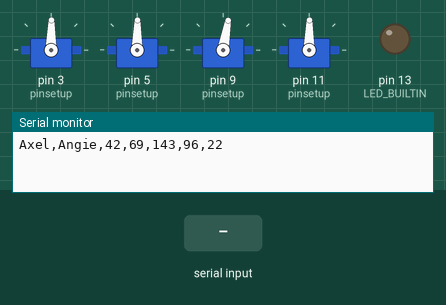
Recording of a sketch running on a simulated Arduino Uno, built with avr-gcc and run on an emulated ATmega328P. Parts: 4 × servo, output pins drawn as LEDs (lit = HIGH), the last lines printed to the serial monitor. The test bench sets the inputs (shaded band).

Above: at 1.2 s.
1.3 s: "reset\n" received over Serial
At 1.4 s:
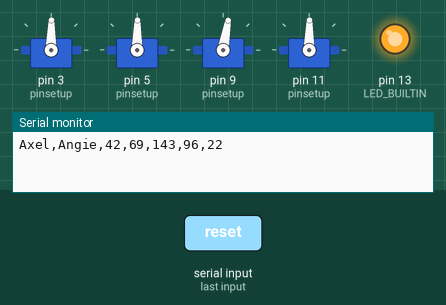
4.3 s: "1,90,45\n" received over Serial
At 4.9 s:
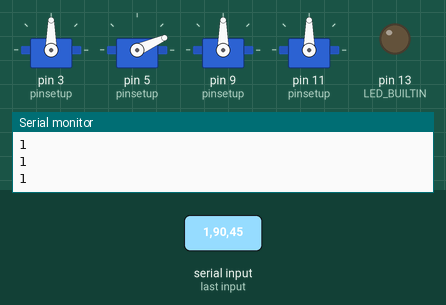
5.8 s: "90,45\n" received over Serial
At 7.0 s:
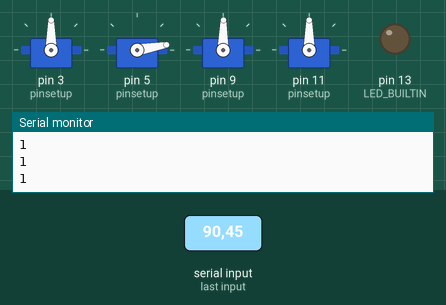
7.3 s: "30,150\n" received over Serial
At 7.38 s:
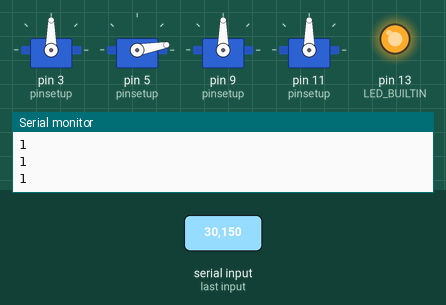
Timing chart, 0 to 9.9 s (numbered marks = the images above; inputs shaded):
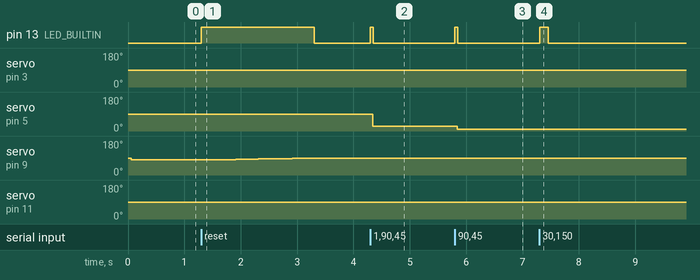

Measured:
- after the input at 1.3 s, pin 13 (LED_BUILTIN): LOW → HIGH at once, → LOW 2.0 s later; servo on pin 9 (pinsetup): moves from 80° to 89° over 1.6 s, starting after 0.21 s
- after the input at 4.3 s, pin 13 (LED_BUILTIN): LOW → HIGH at once, → LOW 0.05 s later; servo on pin 3 (pinsetup), servo on pin 9 (pinsetup), servo on pin 11 (pinsetup): 89° → 90° at once; servo on pin 5 (pinsetup): 89° → 24° at once
- after the input at 5.8 s, pin 13 (LED_BUILTIN): LOW → HIGH at once, → LOW 0.05 s later; servo on pin 5 (pinsetup): 24° → 10° at once; servo on pin 9 (pinsetup): 90° → 89° at once
- after the input at 7.3 s, pin 13 (LED_BUILTIN): LOW → HIGH at once, → LOW 0.15 s later; servo on pin 9 (pinsetup): 89° → 90° at once

The sketch:

Angie_RP-AR_test.ino
```cpp
#include "parametre.h"
#include <Servo.h>

/*
   môžete si pozrieť celí projekt a dokoumentáciu na https://github.com/okmas-32/Axel
*/

Servo servo[4];
#define NUM_SERVOS (sizeof(servo) / sizeof(Servo))
const int sernum = NUM_SERVOS;

const byte pinsetup[] = {sr1, sr2, sr3, sr4};   // nezabudni na to keď máš viacej sérv spraviť viac Servo "objektov"
const int serRozsah[] = {ser1max, ser1min, ser2max, ser2min, ser3max, ser3min, ser4max, ser4min};
String spa = space;
String input = "";
int counter = 0;
int lastIndex = 0;

bool debug = debugb;
/*
   ak kód nefunguje keď je zapojený do počítaču kde beží Axel Python program
   tak skontroluj či v parametroch neni debug daný na true.. to neočakáva Python
*/
String debugs = "debug:";

float uhol[sernum] = {0, 0, 0, 0};
float beta[sernum] = {0, 0, 0, 0};
int milis = 2000;

String base = _base, waist = _waist, arm1 = _arm1, arm2 = _arm2, hook = _hook;

unsigned long aktMill = millis();
long predMilldon = aktMill;
bool ndone = true, loo = false;

//-----------------------------------------------------------------------------------------------
void setup() {//========================================setup

  // pre debugovanie a user "interface" (nič lepšie nemáme :D )
  pinMode(LED_BUILTIN, OUTPUT);

  // začať sériovú(USB) kominikáciu
  Serial.begin(SERIAL_BAUD);

  // zasielanie všetkých potrebných parametrov
  Serial.print(serStart);
  Serial.print(base + spa + waist + spa + arm1 + spa + arm2 + spa + hook);
  Serial.print('\n');

  int count = 0;
  // celé spravím iba ak chcem servamy hýbať servami (pre debug)
  if (ARMservo) {
    // inicializácia pinov a zasielanie pinom pozíciu 90°
    for (int i = 0; i < sernum; i++) {
      // attatchnem predurčený pin k objektu servo
      servo[i].attach(pinsetup[i]);
      delay(20);

      // voči sercu maximu↓ odpočítam minimum↓ a videlím dvomi↓
      int iniuh = ( serRozsah[count] - serRozsah[count + 1] ) / 2;
      count = count + 2;

      // uložím aby som vedel kde je servo
      beta[i] = iniuh;
      uhol[i] = iniuh;
      if (debug) {
        Serial.println(iniuh);
        Serial.println(i);
      }

      // vpíšem vypočítaný uhol do serva
      servo[i].write(iniuh);
    }
  }
}

// 4500,4500,4500,25,2000

//------------ hlavná časť pre pohyb ------------
bool movMe(Servo *ser , float *_beta, int betan , int _cas, float *_alfa, int alfan, int special = 0) {
  digitalWrite(LED_BUILTIN, HIGH);
  int cas = _cas;                   // zadaný čas na pohyb
  long t = 0;                 // čas od začiatku pohybu

  float uh[sernum];
  for (int i = 0; i < sernum; i++) {
    uh[i] = _alfa[i];
    if (debug) {
      Serial.println(_alfa[i]);
    }
  }
  int oneskorenie = 19;             // pauza medzi intervalmi posielania uhlu do serva

  aktMill = millis();               // potrebujeme kontrolovať aktuálne milisekundy v Arduine
  long predMill = aktMill;          // potrebujeme vedieť v ktorých milisekundách bola posledná akcia
  long predMillt = aktMill;         // pre výpočet

  // proste while true loop
  while (true) {
    // loopnem cez všetky uhly a vypočítam ich increment
    for (int i = 0; i < sernum ; i++) {
      t += aktMill - predMillt;
      uh[i] = _alfa[i] + (((_beta[i] - _alfa[i]) / cas) * t );
      predMillt = aktMill;
    }

    // stále potrebujeme aktualizovať aktMill  aby sme vedeli aké sú aktuálne milisekundy
    aktMill = millis();

    // ak sú aktuálne milisekundy mínus predošlé milisekundy väčšie alebo rovné oneskoreniu
    if ((aktMill - predMill) >= oneskorenie) {
      // loopnem toľko krát koľko mám sérv
      for (int i = 0; i < sernum; i++) {
        // ak čas od začiatku programu je väčší ako zadaný
        if (t > cas) {
          // uhol serva dám na poslanú hodnotu
          uh[i] = uhol[i];
        }
        // vpisovanie vypočítaných uhlov do daného serva
        if (ARMservo) {
          servo[i].write(uh[i]);
        }

        // debuuuug
        if (debug) {
          Serial.print(debugs);
          Serial.print("t: ");
          Serial.println(t);
          Serial.print(debugs);
          Serial.print("UH: ");
          Serial.println(uh[i]);

        }
      }

      // spravil som pohyb tak prepýšem predošlé milis na aktuálne
      predMill = aktMill;
      if (debug) {
        Serial.print('\n'); Serial.print("-----------ciklus-----------"); Serial.print('\n');
      }
    }

    // ak čas od začiatku programu je väčší ako zadaný čas
    if (t > cas) {

      // idem cez všetky uhly
      for (int i = 0; i < sernum; i++) {

        // prepýšem aktuálny uhol na né uhly
        beta[i] = uh[i];

        if (i + 1 == sernum) {

          // informujem druhú stranu sériového portu že je pohyb dokončený
          Serial.println("1");

          // informujem aj užívateľa aj kód že pohyb bol dokončený
          digitalWrite(LED_BUILTIN, LOW);
          ndone = false;

          // vráti sa
          return;
        }
      }
    }
  }
}


void loop() {//=============================================loop

  // čakám na dáta z seriového portu
  while (Serial.available() > 0) {

    // čítať všetky charaktery postupne z sériového portu
    char rec = Serial.read();

    // ak je koniec "dátového balíčku" tak spracujem balíček
    if (rec == '\n') {

      // debug
      if (debug) {
        Serial.println("------------------");
        Serial.print(debugs);
        Serial.print("inpud: ");
        Serial.println(input);
      }

      if (input == "reset") {
        for (int z = 0; z < sernum; z++) {
          uhol[z] = 90;
          milis = 2000;
        }
        input = "";
        counter = 0;
        lastIndex = 0;
        rec = "";
        ndone = true;
        if (debug) {
          Serial.print("reset");
          Serial.print('\n');
        }
      }
      else {

        //==================================================spracovávanie dát
        // prejdem cez všetky charakteri v stringu input
        for (int i = 0; i < input.length(); i++) {

          // hľadám "," o jeden dopredu
          if (input.substring(i, i + 1) == ",") {

            // uložím uhol od posledného indexu po teraz nájdené "," - 1 a celé to vydelím 100 (proste tak to posielam z pythonu)
            uhol[counter] = input.substring(lastIndex, i).toFloat() / 100;

            // pre posledný uhol ktorý je poslaný z Pythonu v %
            if (counter == 3) {
              uhol[counter] = uhol[counter] * 180;
            }

            // 3 servo je opačne
            if (counter == 2) {
              uhol[counter] = (180 - uhol[counter]);
            }

            // nepotrebuje +45(°) lebo je to poskladané s myšlienkou na odchyľku
            if (counter == 1) {// toto servo má približne odchyľku +-5° takže myslím si že to veľmi nezáleží
              uhol[counter] = uhol[counter] + 10;
            }

            // pracovné prostredie má servo 0-180 nie 0+-90 (reálne pre to robím ten prepočet)
            if (counter == 0) {
              uhol[counter] = uhol[counter] + 90;
            }

            // aktualizujem posledný index
            lastIndex = i + 1;

            // debuug
            if (debug) {
              Serial.print(debugs + " ");
              Serial.println(uhol[counter] + spa);
            }

            /* pre zatiaľ nepoužívam
              // protekcia keby sa pošle nejakým spôsom viacej dát než arduino potrebuje
              // a kontrola uhlov vzhľadom na min/max uhlov ruky
              if (counter > sernum + 1) {
              for (int i = 0; i < sernum; i++) {
                if (uhol[i] <= serRozsah[i]) {
                  uhol[i] = serRozsah[i];
                  i++;
                }
                if (uhol[i] >= serRozsah[i + 1]) {
                  uhol[i] = serRozsah[i + 1];
                  i++;
                }
                else {
                  i++;
                }
              }
              i = input.length();
              }
            */

            // pridám 1 aby som uložil do ďaľšieho poľa v uhloch
            counter++;
          }

          // posledná hodnota (milisekundy) nemajú za sebou "," tak tie musím zapísať od posledného zápisu po koniec dátového blocku
          if (input.length() == i + 1) {
            milis = input.substring(lastIndex, i + 1).toInt();

            // debuUug
            if (debug) {
              Serial.print(debugs + " milis: ");
              Serial.println(milis);
            }
          }

        }

      }

      // resetovanie všetkého aby som bol pripravený na ďaľší "dátový balíček"
      input = "";
      counter = 0;
      lastIndex = 0;
      rec = "";
      ndone = true;

      // debuuug
      if (debug) {
        Serial.print('\n');
      }
    }

    // keď neni koniec "dátového balíčku" čítam ďalej čo posiela seriový port
    else {
      input += rec;
    }
  }

  // skontrolujem uhli aktuálne v servách voči uhlom zaslených cez sériovú komunikáciu
  loo = (((uhol[0] != beta[0]) or (uhol[1] != beta[1]) or ((uhol[3] != beta[3]) or (uhol[2] != beta[2]))));

  if (loo and ndone) {

    // zavolám funkciu na pohyb sérv
    movMe(servo, uhol, (sizeof(uhol) / 2) / 2, milis, beta, (sizeof(beta) / 2) / 2);

    // kontrolujem ďaľej uhli
    loo = (((uhol[0] != beta[0]) or (uhol[1] != beta[1]) or ((uhol[3] != beta[3]) or (uhol[2] != beta[2]))));
    Serial.println("1");
  }

  aktMill = millis();
  if ((aktMill - predMilldon) >= milis) {
    Serial.println("1");
    predMilldon = aktMill;
  }

}
```

parametre.h
```cpp
#ifndef PARAMETERS_H
#define PARAMETERS_H

#define debugb false
#define ARMservo true

#define serStart "Axel,Angie,"
#define space ","
#define SERIAL_BAUD 115200

// v milimetroch
#define _base "42"
#define _waist "69"
#define _arm1 "143"
#define _arm2 "96"
#define _hook "22"

//keby niekedy potrebujem na dvojitý prepočet v Arduine
#define i_base 42
#define i_waist 69
#define i_arm1 143
#define i_arm2 96
#define i_hak 75

#define sr1 3
#define sr2 5
#define sr3 9
#define sr4 11

// minimá a Maximá sierv
#define ser1max 180
#define ser1min 1

#define ser2max 180
#define ser2min 1

#define ser3max 180
#define ser3min 20

#define ser4max 180
#define ser4min 1

#endif
```
